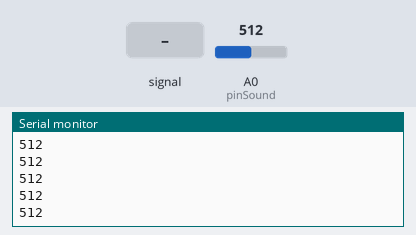
Bench run of a sketch on a simulated Arduino Uno, built with avr-gcc and run on an emulated ATmega328P. On the bench: the last lines printed to the serial monitor. The inputs (shaded band) are chosen by the test bench; at power-on: A0 (pinSound) = 512.

Above: at 1.3 s.
1.4 s: A0 (pinSound) fed a 200 Hz sine of ±81 counts around its level
At 1.41 s:
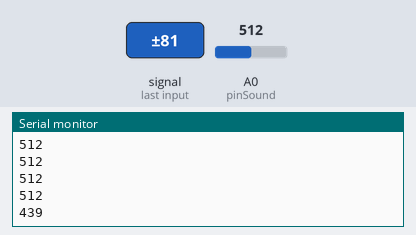
2.9 s: A0 (pinSound) set to 716
At 2.91 s:
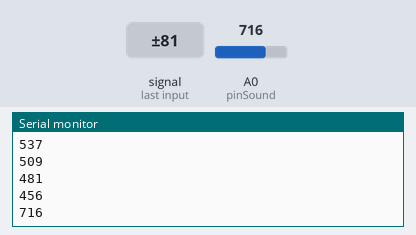
4.4 s: A0 (pinSound) fed a 1000 Hz sine of ±255 counts around its level
At 4.42 s:
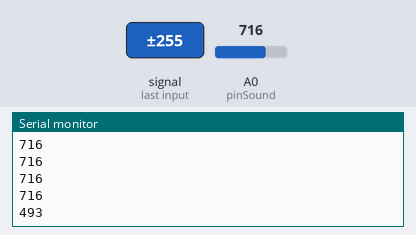
5.9 s: A0 (pinSound) set to 511
At 5.92 s:
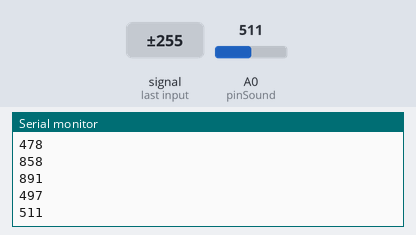
Timing chart, 0 to 8.4 s (numbered marks = the images above; inputs shaded):
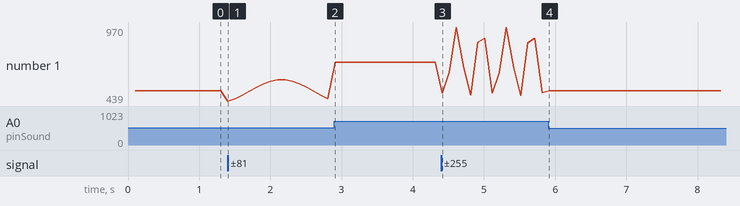

Measured:
- after the input at 1.4 s, the serial monitor: prints a new line at once (image 1)
- after the input at 2.9 s, the serial monitor: prints a new line at once (image 2)
- after the input at 4.4 s, the serial monitor: prints a new line at once (image 3)
- after the input at 5.9 s, the serial monitor: prints a new line at once (image 4)
- plotted number 1: 512 → 456 after the input at 1.4 s, 456 → 716 after the input at 2.9 s, 716 → 497 after the input at 4.4 s, 497 → 511 after the input at 5.9 s

The sketch:

SoundSensor_test.ino
```cpp
const int pinSound = A0; // Analog pin of Sound Sensor

void setup(){
  Serial.begin(9600);
  delay(100);
}

int SoundVal = 0;


void loop()
{
SoundVal = analogRead(pinSound);
Serial.println(SoundVal);
delay(100);
} 
```
